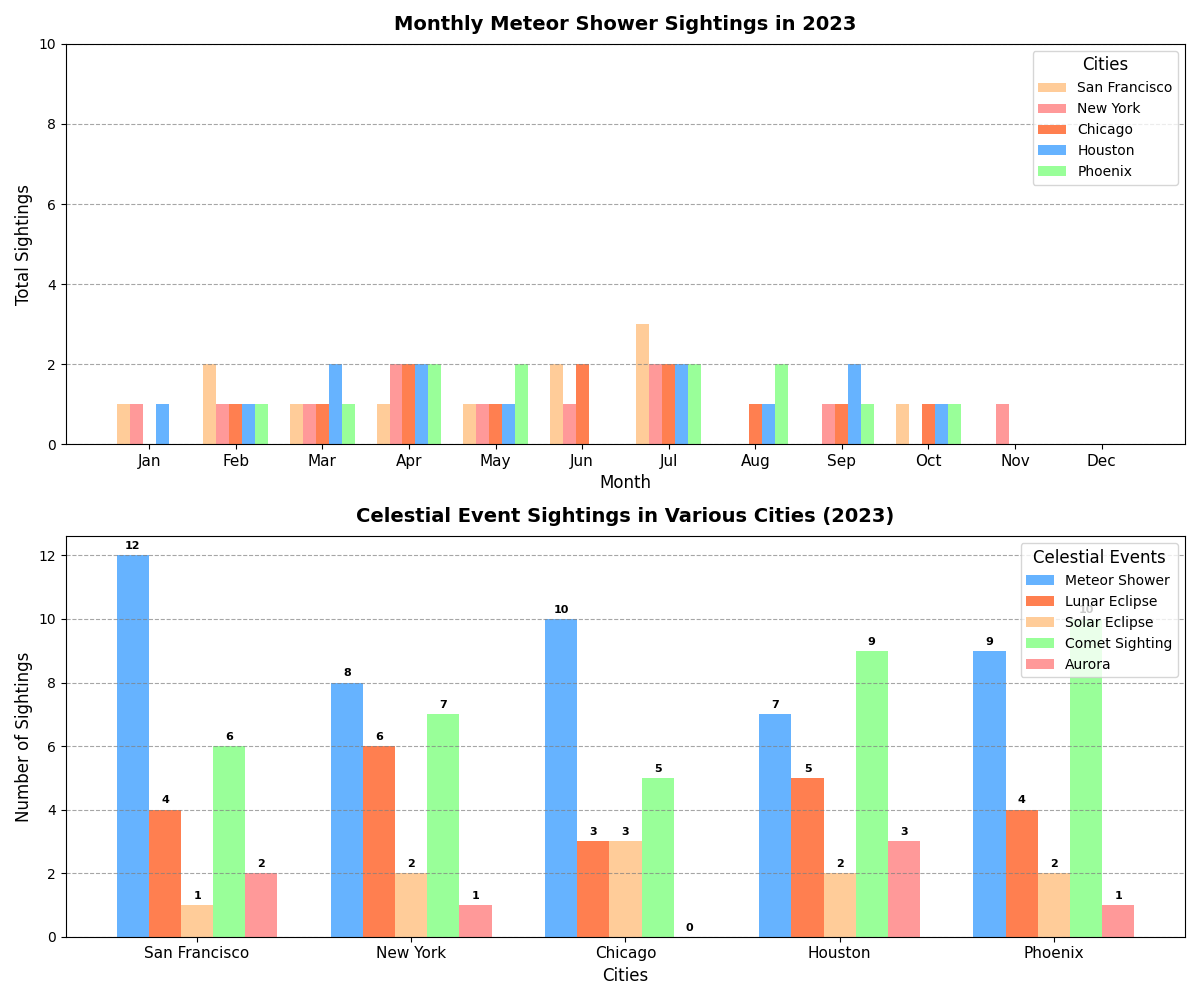

Source code (Python):
import matplotlib.pyplot as plt
import numpy as np

cities = ['San Francisco', 'New York', 'Chicago', 'Houston', 'Phoenix']
celestial_events = ['Meteor Shower', 'Lunar Eclipse', 'Solar Eclipse', 'Comet Sighting', 'Aurora']
observation_data = [
    [12, 4, 1, 6, 2],
    [8, 6, 2, 7, 1],
    [10, 3, 3, 5, 0],
    [7, 5, 2, 9, 3],
    [9, 4, 2, 10, 1]
]
months = ['Jan', 'Feb', 'Mar', 'Apr', 'May', 'Jun', 'Jul', 'Aug', 'Sep', 'Oct', 'Nov', 'Dec']
monthly_sightings = {
    'San Francisco': [1, 2, 1, 1, 1, 2, 3, 0, 0, 1, 0, 0],
    'New York': [1, 1, 1, 2, 1, 1, 2, 0, 1, 0, 1, 0],
    'Chicago': [0, 1, 1, 2, 1, 2, 2, 1, 1, 1, 0, 0],
    'Houston': [1, 1, 2, 2, 1, 0, 2, 1, 2, 1, 0, 0],
    'Phoenix': [0, 1, 1, 2, 2, 0, 2, 2, 1, 1, 0, 0]
}

fig, (ax2, ax1) = plt.subplots(nrows=2, ncols=1, figsize=(12, 10))
bar_width = 0.15
index = np.arange(len(cities))

event_colors = ['#66B3FF', '#FF7F50', '#FFCC99', '#99FF99', '#FF9999']

city_colors = ['#FFCC99', '#FF9999', '#FF7F50', '#66B3FF', '#99FF99']

index_months = np.arange(len(months))
for i, (city, color) in enumerate(zip(cities, city_colors)):
    ax2.bar(index_months + i * bar_width, monthly_sightings[city], bar_width, label=city, color=color)

ax2.set_xlabel('Month', fontsize=12)
ax2.set_ylabel('Total Sightings', fontsize=12)
ax2.set_title('Monthly Meteor Shower Sightings in 2023', fontsize=14, fontweight='bold', pad=10)
ax2.set_xticks(index_months + 2 * bar_width)
ax2.set_xticklabels(months, fontsize=11)
ax2.set_ylim(0, 10)
ax2.yaxis.grid(True, linestyle='--', which='major', color='grey', alpha=0.7)
ax2.legend(title='Cities', fontsize=10, title_fontsize='12', loc='upper right')

for i, event in enumerate(celestial_events):
    counts = [data[i] for data in observation_data]
    bars = ax1.bar(index + i * bar_width, counts, bar_width, label=event, color=event_colors[i])

    for bar in bars:
        height = bar.get_height()
        ax1.annotate(f'{height}', 
                     xy=(bar.get_x() + bar.get_width() / 2, height),
                     xytext=(0, 3),
                     textcoords="offset points",
                     ha='center', va='bottom', fontsize=8, fontweight='bold')

ax1.set_xlabel('Cities', fontsize=12)
ax1.set_ylabel('Number of Sightings', fontsize=12)
ax1.set_title('Celestial Event Sightings in Various Cities (2023)', fontsize=14, fontweight='bold', pad=10)
ax1.set_xticks(index + 2 * bar_width)
ax1.set_xticklabels(cities, fontsize=11)
ax1.yaxis.grid(True, linestyle='--', which='major', color='grey', alpha=0.7)
ax1.legend(title='Celestial Events', fontsize=10, title_fontsize='12', loc='upper right')

plt.tight_layout()
plt.show()
